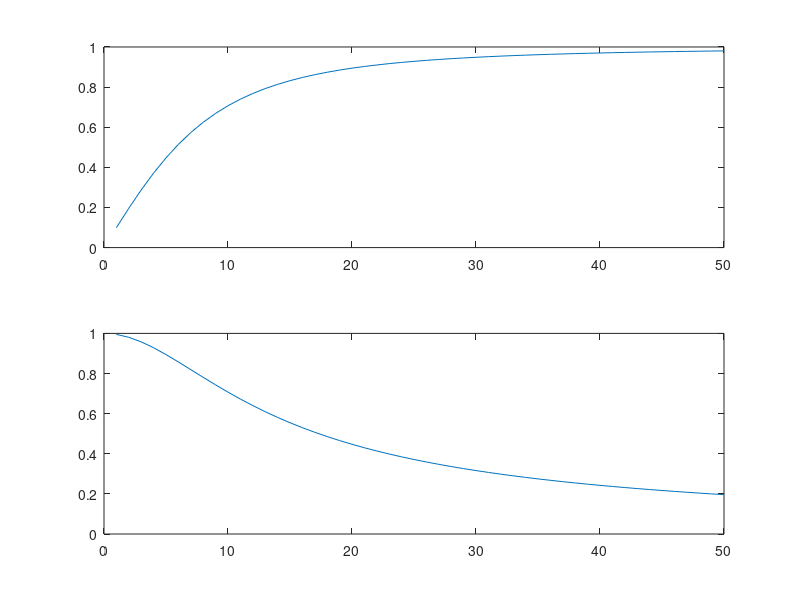

MATLAB code to generate this figure:
clc;
clear all;
close all;
f1 = 10;
for f=1:50
    x(f) = (1/sqrt(1 + (f1/f)^2));
    f2(f) = f;
end
subplot(2,1,1);
plot(f2,x);

for f=1:50
    x(f) = (1/sqrt(1 + (f/f1)^2));
    f3(f) = f;
end
subplot(2,1,2);
plot(f3,x);